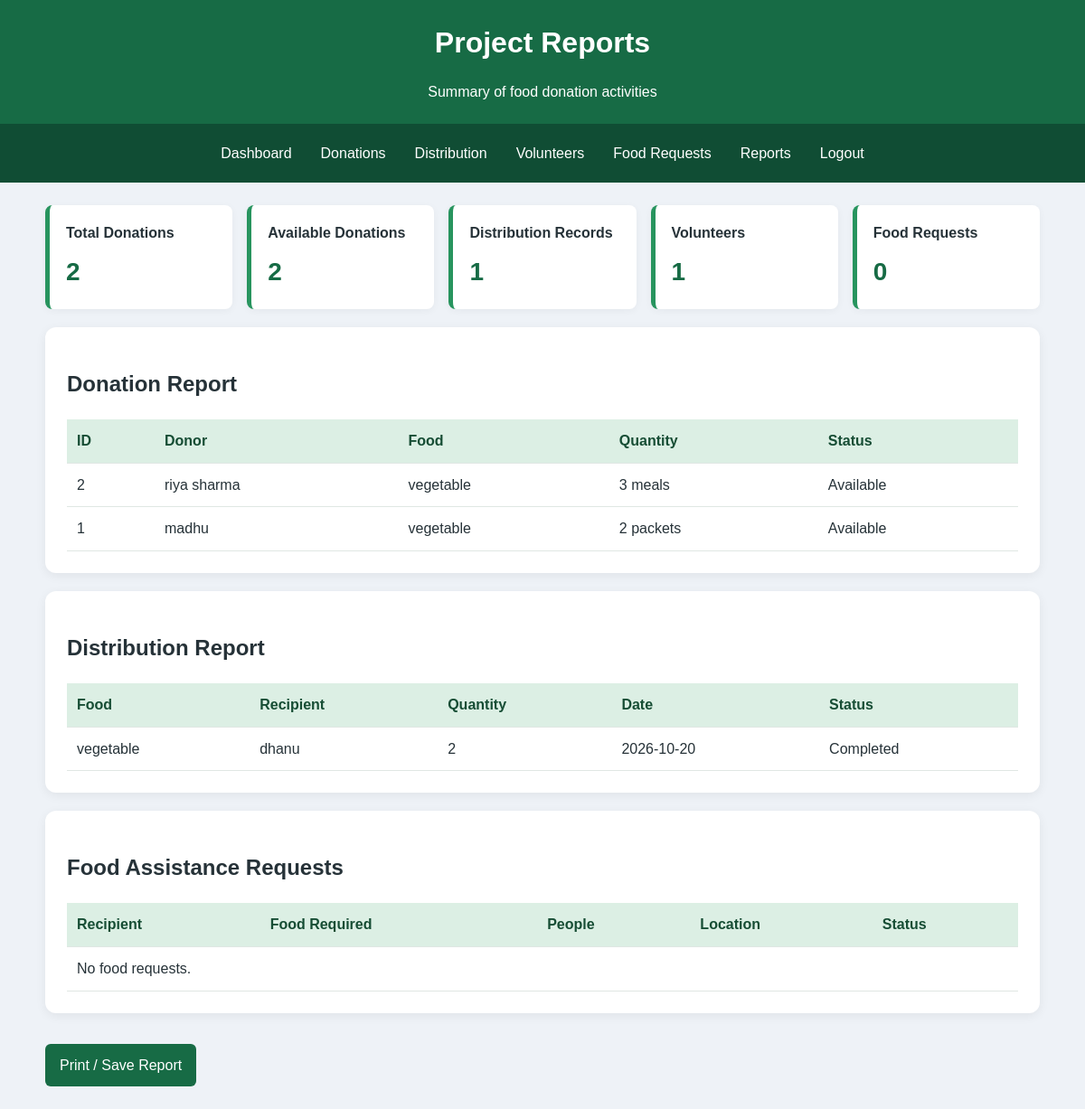
Before: /Reports (signed in) with the older database file.
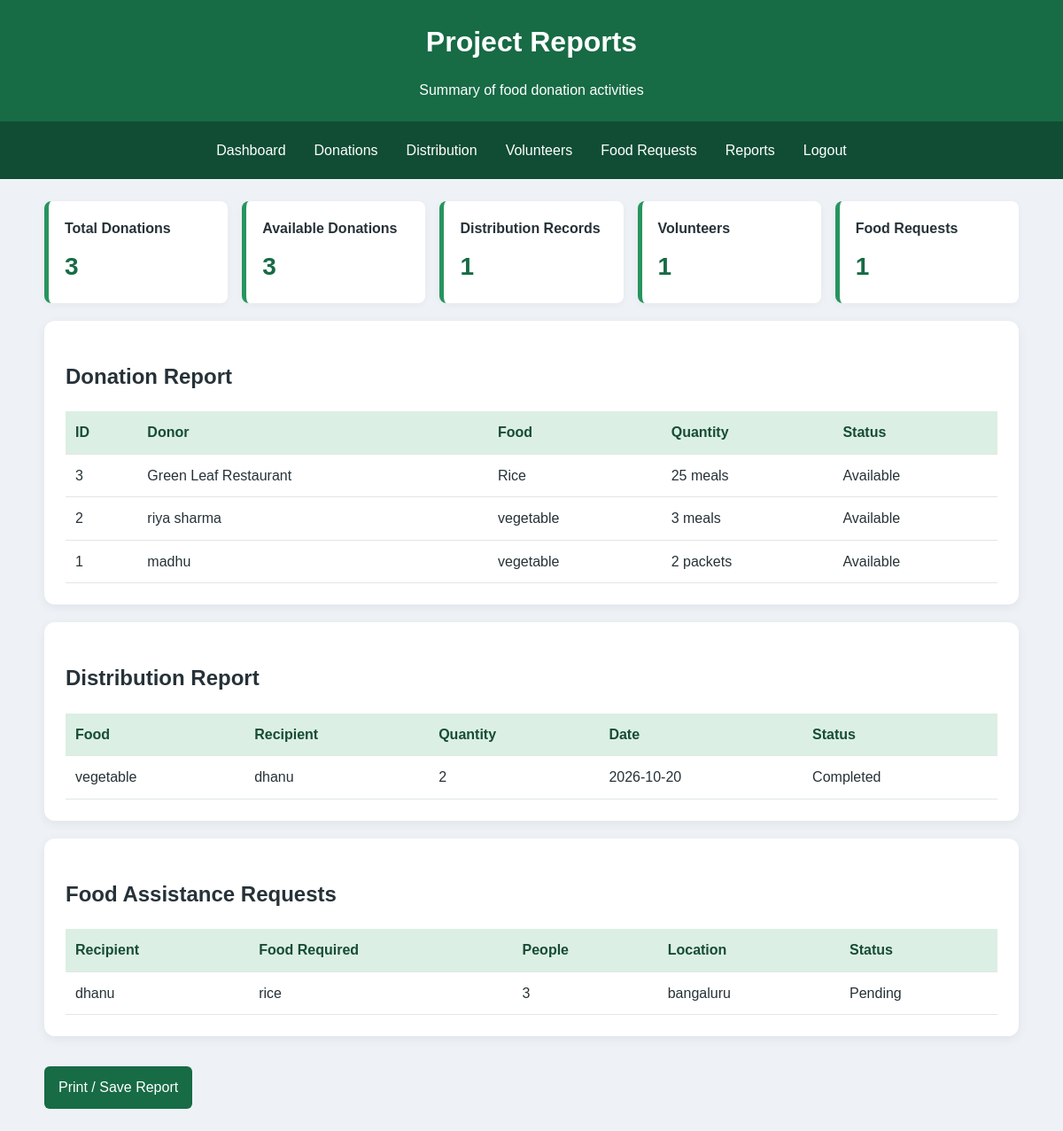
After: the same page with the newer database file.
### tables this page shows
CREATE TABLE donations (
            id INTEGER PRIMARY KEY AUTOINCREMENT,
            donor TEXT NOT NULL,
            food_name TEXT NOT NULL,
            quantity INTEGER NOT NULL,
            unit TEXT NOT NULL,
            location TEXT NOT NULL,
            phone TEXT NOT NULL,
            expiry TEXT NOT NULL,
            status TEXT NOT NULL DEFAULT 'Available',
            created_at TEXT NOT NULL
        );

CREATE TABLE distributions (
            id INTEGER PRIMARY KEY AUTOINCREMENT,
            donation_id INTEGER NOT NULL,
            recipient TEXT NOT NULL,
            quantity INTEGER NOT NULL,
            location TEXT NOT NULL,
            distribution_date TEXT NOT NULL,
            status TEXT NOT NULL DEFAULT 'Pending',
            FOREIGN KEY (donation_id) REFERENCES donations(id)
        );

CREATE TABLE needy_requests (
            id INTEGER PRIMARY KEY AUTOINCREMENT,
            recipient TEXT NOT NULL,
            food_required TEXT NOT NULL,
            people_count INTEGER NOT NULL,
            location TEXT NOT NULL,
            phone TEXT NOT NULL,
            status TEXT NOT NULL DEFAULT 'Pending',
            created_at TEXT NOT NULL
        );

### app.py (the view)
@app.route("/Reports")
@login_required
def Reports():
    with get_db() as db:
        summary = {
            "total_donations": db.execute(
                "SELECT COUNT(*) FROM donations"
            ).fetchone()[0],
            "available": db.execute(
                "SELECT COUNT(*) FROM donations WHERE status='Available'"
            ).fetchone()[0],
            "distributed": db.execute(
                "SELECT COUNT(*) FROM distributions"
            ).fetchone()[0],
            "volunteers": db.execute(
                "SELECT COUNT(*) FROM volunteers"
            ).fetchone()[0],
            "requests": db.execute(
                "SELECT COUNT(*) FROM needy_requests"
            ).fetchone()[0],
        }
        donations_list = db.execute(
            "SELECT * FROM donations ORDER BY id DESC"
        ).fetchall()
        distribution_list = db.execute("""
            SELECT distributions.*, donations.food_name
            FROM distributions
            JOIN donations ON donations.id = distributions.donation_id
            ORDER BY distributions.id DESC
        """).fetchall()
        request_list = db.execute(
            "SELECT * FROM needy_requests ORDER BY id DESC"
        ).fetchall()
    return render_template(
        "Reports.html",
        summary=summary,
        donations_list=donations_list,
        distribution_list=distribution_list,
        request_list=request_list
    )

### app.py (called while the page is built)
def get_db():
    connection = sqlite3.connect(DATABASE)
    connection.row_factory = sqlite3.Row
    connection.execute("PRAGMA foreign_keys = ON")
    return connection

def login_required(function):
    @wraps(function)
    def wrapper(*args, **kwargs):
        if "user_id" not in session:
            flash("Please log in to continue.", "error")
            return redirect(url_for("index"))
        return function(*args, **kwargs)
    return wrapper

### templates/Reports.html (shortened to what this page needs)
<!DOCTYPE html>
<html lang="en">
<head>
<link rel="stylesheet" href="{{ url_for('static', filename='style.css') }}">
</head>
<body>
<header><h1>Project Reports</h1><p>Summary of food donation activities</p></header>
<nav>
<a href="{{ url_for('dashboard') }}">Dashboard</a><a href="{{ url_for('donations') }}">Donations</a><a href="{{ url_for('Distribution') }}">Distribution</a><a href="{{ url_for('Volunteering') }}">Volunteers</a><a href="{{ url_for('Donate_to_needy') }}">Food Requests</a><a href="{{ url_for('Reports') }}">Reports</a><a href="{{ url_for('logout') }}">Logout</a>
</nav>
<main class="container">
<section class="stats">
<div class="stat"><h3>Total Donations</h3><p>{{ summary.total_donations }}</p></div>
<div class="stat"><h3>Available Donations</h3><p>{{ summary.available }}</p></div>
<div class="stat"><h3>Distribution Records</h3><p>{{ summary.distributed }}</p></div>
<div class="stat"><h3>Volunteers</h3><p>{{ summary.volunteers }}</p></div>
<div class="stat"><h3>Food Requests</h3><p>{{ summary.requests }}</p></div>
</section>
<section class="panel"><h2>Donation Report</h2>
<div class="table-wrap"><table><thead><tr><th>ID</th><th>Donor</th><th>Food</th><th>Quantity</th><th>Status</th></tr></thead>
<tbody>{% for item in donations_list %}<tr><td>{{ item.id }}</td><td>{{ item.donor }}</td><td>{{ item.food_name }}</td><td>{{ item.quantity }} {{ item.unit }}</td><td>{{ item.status }}</td></tr>{% else %}<tr><td colspan="5">No donation data.</td></tr>{% endfor %}</tbody></table></div>
</section>
<section class="panel"><h2>Distribution Report</h2>
<div class="table-wrap"><table><thead><tr><th>Food</th><th>Recipient</th><th>Quantity</th><th>Date</th><th>Status</th></tr></thead>
<tbody>{% for item in distribution_list %}<tr><td>{{ item.food_name }}</td><td>{{ item.recipient }}</td><td>{{ item.quantity }}</td><td>{{ item.distribution_date }}</td><td>{{ item.status }}</td></tr>{% else %}<tr><td colspan="5">No distribution data.</td></tr>{% endfor %}</tbody></table></div>
</section>
<section class="panel"><h2>Food Assistance Requests</h2>
<div class="table-wrap"><table><thead><tr><th>Recipient</th><th>Food Required</th><th>People</th><th>Location</th><th>Status</th></tr></thead>
<tbody>{% for item in request_list %}<tr><td>{{ item.recipient }}</td><td>{{ item.food_required }}</td><td>{{ item.people_count }}</td><td>{{ item.location }}</td><td>{{ item.status }}</td></tr>{% else %}<tr><td colspan="5">No food requests.</td></tr>{% endfor %}</tbody></table></div>
</section>
<button onclick="window.print()">Print / Save Report</button>
</main>
</body>
</html>

### static/style.css (style rules this page uses)
* { box-sizing: border-box; }
body { margin: 0; font-family: Arial, sans-serif; background: #eef2f7; color: #263238; line-height: 1.6; }
header { background: #176b45; color: white; padding: 22px 5%; text-align: center; }
header h1 { margin: 0; }
header p { margin-bottom: 0; }
nav { background: #104d34; padding: 12px; display: flex; justify-content: center; flex-wrap: wrap; gap: 8px; }
nav a { color: white; text-decoration: none; padding: 8px 12px; border-radius: 5px; }
.container { width: min(1100px, 94%); margin: 25px auto; }
.panel, .auth-card { background: white; padding: 24px; margin: 20px 0; border-radius: 12px; box-shadow: 0 3px 12px #00000010; }
button, .button-link { display: inline-block; background: #176b45; color: white; border: 0; border-radius: 6px; padding: 11px 16px; margin-top: 14px; cursor: pointer; font: inherit; text-decoration: none; }
a { color: #176b45; }
.stats { display: grid; grid-template-columns: repeat(auto-fit, minmax(165px, 1fr)); gap: 16px; margin: 20px 0; }
.stat { background: white; border-left: 5px solid #27945e; padding: 18px; border-radius: 8px; box-shadow: 0 2px 8px #0000000b; }
.stat h3 { margin: 0; font-size: 16px; }
.stat p { color: #176b45; font-size: 28px; font-weight: bold; margin: 8px 0 0; }
.table-wrap { width: 100%; overflow-x: auto; margin-top: 15px; }
table { width: 100%; border-collapse: collapse; background: white; }
th, td { padding: 11px; text-align: left; border-bottom: 1px solid #e0e7e3; }
th { background: #dcefe4; color: #164d34; }

Changed rows visible on the page:
added donations: id "3", donor "Green Leaf Restaurant", food_name "Rice", quantity "25", unit "meals", status "Available"
added needy_requests: recipient "dhanu", food_required "rice", people_count "3", location "bangaluru", status "Pending"
Other visible differences:
{{ summary.total_donations }}: "2" → "3"
{{ summary.available }}: "2" → "3"
{{ summary.requests }}: "0" → "1"
text no longer shown: "No food requests."
